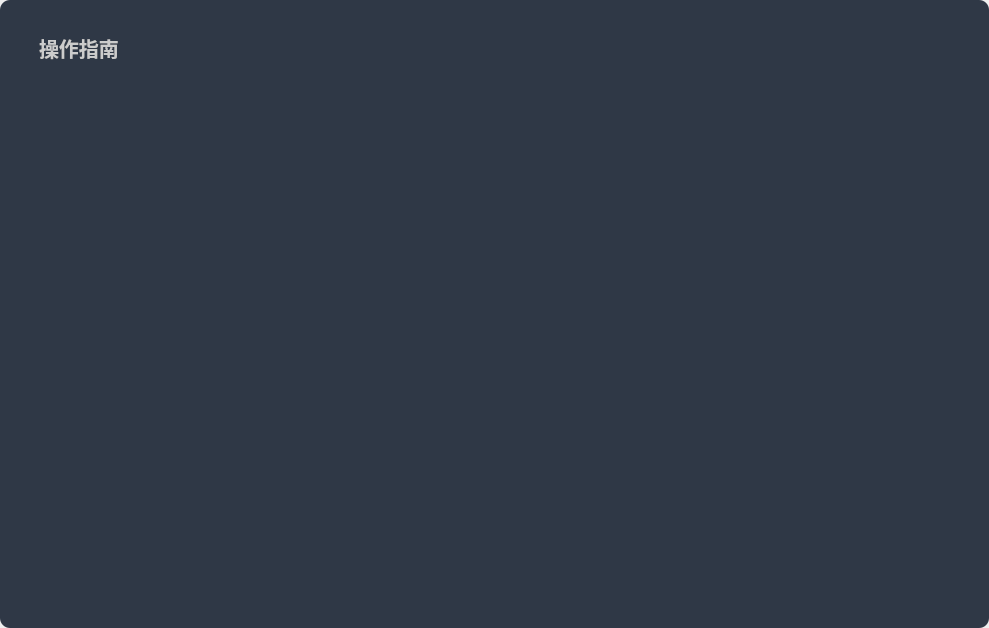
<?xml version="1.0" encoding="UTF-8"?>
<ui version="4.0">
 <class>UserGuide</class>
 <widget class="QDialog" name="UserGuide">
  <property name="geometry">
   <rect>
    <x>0</x>
    <y>0</y>
    <width>989</width>
    <height>628</height>
   </rect>
  </property>
  <property name="minimumSize">
   <size>
    <width>989</width>
    <height>628</height>
   </size>
  </property>
  <property name="maximumSize">
   <size>
    <width>989</width>
    <height>628</height>
   </size>
  </property>
  <property name="windowTitle">
   <string>Dialog</string>
  </property>
  <widget class="QFrame" name="frame">
   <property name="geometry">
    <rect>
     <x>0</x>
     <y>0</y>
     <width>989</width>
     <height>628</height>
    </rect>
   </property>
   <property name="minimumSize">
    <size>
     <width>989</width>
     <height>628</height>
    </size>
   </property>
   <property name="maximumSize">
    <size>
     <width>989</width>
     <height>628</height>
    </size>
   </property>
   <property name="styleSheet">
    <string notr="true">border-radius: 10px;
background-color: rgb(47, 56, 70);
border-image: url(:/Skin/Images/home/UserGuide-bk.png);</string>
   </property>
   <property name="frameShape">
    <enum>QFrame::StyledPanel</enum>
   </property>
   <property name="frameShadow">
    <enum>QFrame::Raised</enum>
   </property>
   <widget class="QLabel" name="label">
    <property name="geometry">
     <rect>
      <x>39</x>
      <y>33</y>
      <width>155</width>
      <height>29</height>
     </rect>
    </property>
    <property name="minimumSize">
     <size>
      <width>80</width>
      <height>29</height>
     </size>
    </property>
    <property name="maximumSize">
     <size>
      <width>250</width>
      <height>29</height>
     </size>
    </property>
    <property name="font">
     <font>
      <family>Noto Sans S Chinese</family>
      <pointsize>-1</pointsize>
      <bold>true</bold>
     </font>
    </property>
    <property name="styleSheet">
     <string notr="true">border-image: none;
color: rgb(204, 204, 204);
font-family: &quot;Noto Sans S Chinese&quot;; font-weight: 500;
font-size: 20px;
</string>
    </property>
    <property name="text">
     <string>操作指南</string>
    </property>
    <property name="alignment">
     <set>Qt::AlignLeading|Qt::AlignLeft|Qt::AlignVCenter</set>
    </property>
   </widget>
   <widget class="QPushButton" name="pBt_exit">
    <property name="geometry">
     <rect>
      <x>925</x>
      <y>40</y>
      <width>24</width>
      <height>25</height>
     </rect>
    </property>
    <property name="minimumSize">
     <size>
      <width>24</width>
      <height>25</height>
     </size>
    </property>
    <property name="maximumSize">
     <size>
      <width>24</width>
      <height>25</height>
     </size>
    </property>
    <property name="styleSheet">
     <string notr="true">border-radius:2px;
border-image: url(:/Skin/Images/Popup/close.png);</string>
    </property>
    <property name="text">
     <string/>
    </property>
   </widget>
  </widget>
 </widget>
 <resources/>
 <connections/>
</ui>
